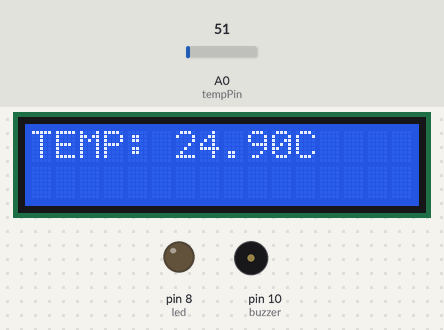
A sketch run on a simulated Arduino Uno, built with avr-gcc and run on an emulated ATmega328P. Shown: 16×2 character LCD, output pins drawn as LEDs (lit = HIGH), buzzer (waves = sounding). Inputs (shaded band) come from the test bench; at power-on: A0 (tempPin) = 51.

Above: at 1.2 s.
1.3 s: A0 (tempPin) set to 86
At 2.8 s:
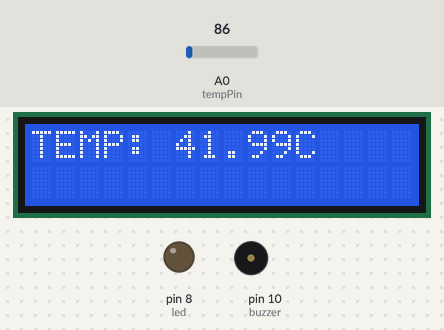
5.4 s: A0 (tempPin) set to 101
At 6.34 s:
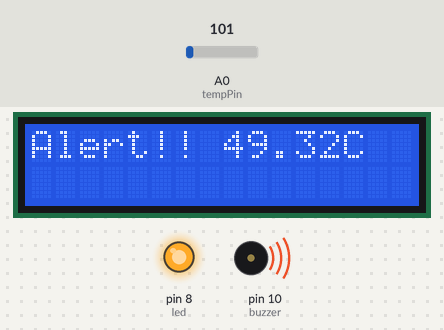
8.5 s: A0 (tempPin) set to 112
At 10.0 s:
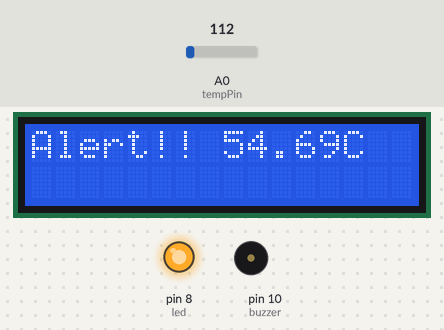
Timing chart, 0 to 16.6 s (numbered marks = the images above; inputs shaded):
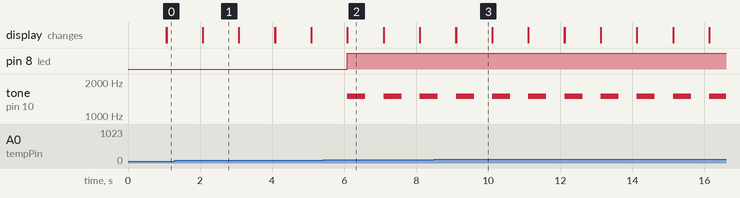

Measured:
- the behaviour switches between 96 and 97 on A0 (tempPin) (found by bisection; images 1 and 2)
- after the input at 1.3 s, the display: first differs from a run without the input after 0.77 s (image 1)
- after the input at 5.4 s, pin 8 (led): LOW → HIGH after 0.69 s; tone on pin 10 (buzzer): alternates 1500 Hz for 0.50 s and silent for 0.50 s, starting after 0.69 s; the display: first differs from a run without the input after 0.69 s (image 2)
- after the input at 8.5 s, the display: first differs from a run without the input after 0.61 s (image 3)
- what the display in image 1 shows lasts 1.0 s, from 2.1 s to 3.1 s

The sketch:

temperatureSensorAlarm.ino
```cpp
#include <LiquidCrystal.h> //importing builtIn library for LCD

LiquidCrystal lcd(12, 11, 5, 4, 3, 2);      //setting pins for LCD
int tempPin = A0;     //the output pin of (LM35) temperature sensor
int buzzer = 10;      //buzzer pin
int led = 8;          //led pin
float temp;
float tempMax = 47.0;     //maximum temperature when buzzer will start

void setup() {
//  Serial.begin(9600);     //start Serial Monitor
  pinMode(buzzer, OUTPUT);
  pinMode(led, OUTPUT);
  pinMode(tempPin, INPUT);
  lcd.begin(16, 2);
}

void loop() {
  temp = readTemp();      //get the temperature

//  Serial.println(temp);     //showing temperature in Serial Monitor of Arduino
  if (temp > tempMax) {
    lcd.print("Alert!! ");      //Displaying Alert message for high temperature
    lcd.print(temp);            //Displaying temperature
    lcd.print("C");
    tone(buzzer, 1500, 500);      //buzzer on with 1500Hz for 500milliseconds
    digitalWrite(led, HIGH);      //turn on LED
  } else {
    digitalWrite(led, LOW);     //else turn LED off
    lcd.print("TEMP: ");
    lcd.print(temp);      //Displaying temperature
    lcd.print("C ");
  }
  delay(1000);
  lcd.clear();
}

float readTemp() {     //get the temperature and convert it to celsius
  temp = analogRead(tempPin);
  return (temp * 0.48828125);
}
```
